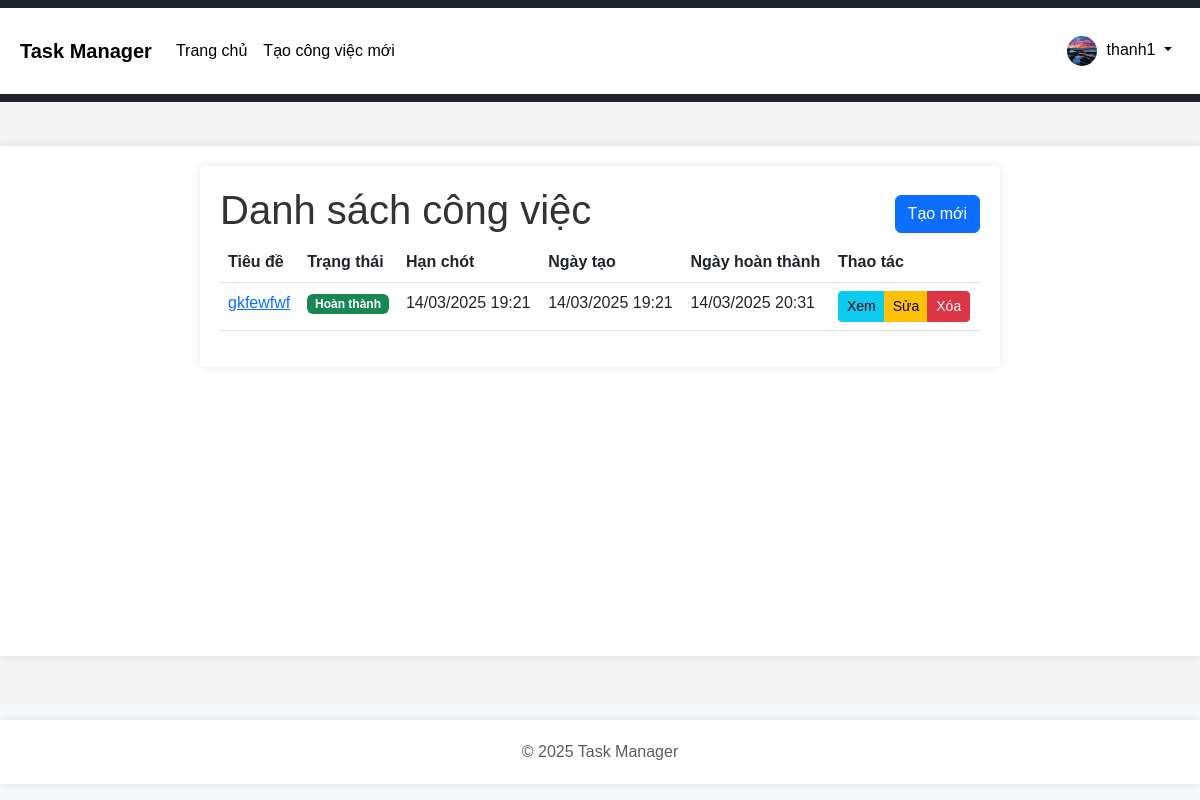
Before: /index (signed in) with the older database file.
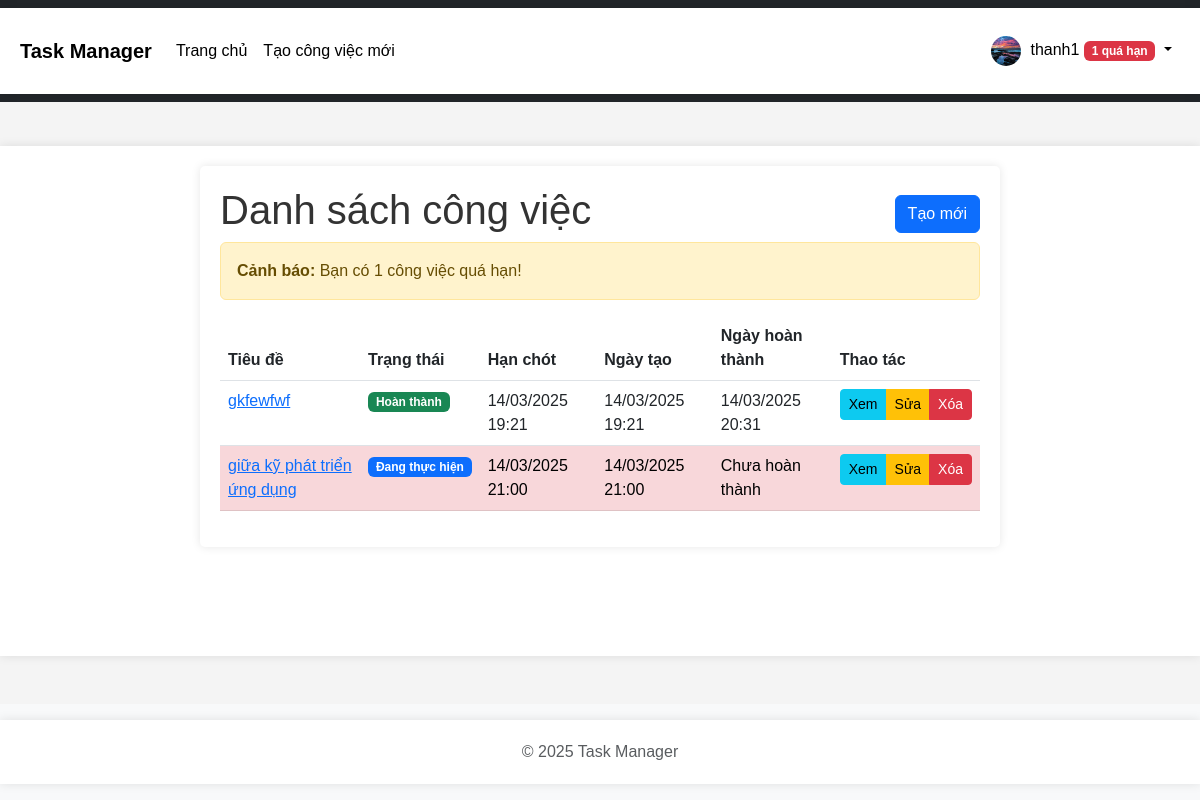
After: the same page with the newer database file.
### app/models.py (models this page shows, shortened)
class User(UserMixin, db.Model):
    id = db.Column(db.Integer, primary_key=True)
    username = db.Column(db.String(64), index=True, unique=True)
    email = db.Column(db.String(120), index=True, unique=True)
    password_hash = db.Column(db.String(128))
    avatar = db.Column(db.String(120), default='default.png')
    is_admin = db.Column(db.Boolean, default=False)
    tasks = db.relationship('Task', backref='user', lazy='dynamic')
    @property
    def overdue_count(self):
        return Task.query.filter_by(user_id=self.id, finished=None).filter(
            Task.deadline < datetime.utcnow()).count()

class Task(db.Model):
    id = db.Column(db.Integer, primary_key=True)
    title = db.Column(db.String(100), nullable=False)
    description = db.Column(db.Text)
    status = db.Column(db.String(20), default='pending')  # pending, in_progress, completed
    created = db.Column(db.DateTime, default=datetime.utcnow)
    deadline = db.Column(db.DateTime)
    finished = db.Column(db.DateTime)
    user_id = db.Column(db.Integer, db.ForeignKey('user.id'), nullable=False)
    def is_overdue(self):
        return not self.finished and self.deadline and self.deadline < datetime.utcnow()

### app/routes/tasks.py (the view)
@bp.route('/')
@bp.route('/index')
@login_required
def index():
    if current_user.is_admin:
        tasks = Task.query.all()
    else:
        tasks = Task.query.filter_by(user_id=current_user.id).all()
    overdue_count = 0
    for task in tasks:
        if not task.finished and task.deadline and task.deadline < datetime.now():
            overdue_count += 1
    return render_template('tasks/index.html', title='Quản lý công việc', tasks=tasks, overdue_count=overdue_count)

### app/__init__.py (called while the page is built)
def create_app(config_name='default'):
    app = Flask(__name__)
    app.config.from_object(config[config_name])
    db.init_app(app)
    migrate.init_app(app, db)
    login_manager.init_app(app)
    @app.template_filter('nl2br')
    def nl2br_filter(text):
        if text:
            return jinja2.utils.markupsafe.Markup(text.replace('\n', '<br>'))
        return ''
    from app.routes.auth import bp as auth_bp
    from app.routes.tasks import bp as tasks_bp
    app.register_blueprint(auth_bp)
    app.register_blueprint(tasks_bp)
    avatar_dir = os.path.join(app.static_folder, 'avatars')
    if not os.path.exists(avatar_dir):
        os.makedirs(avatar_dir)
    @login_manager.user_loader
    def load_user(user_id):
        from app.models import User
        return User.query.get(int(user_id))
    return app

### app/templates/tasks/index.html (shortened to what this page needs)
{% extends "base.html" %}
{% block content %}
    <div class="tasks-container">
        <div class="d-flex justify-content-between align-items-center">
            <h1>Danh sách công việc</h1>
            <a href="{{ url_for('tasks.create') }}" class="btn btn-primary">Tạo mới</a>
        </div>
        {% if overdue_count > 0 %}
            <div class="alert alert-warning">
                <strong>Cảnh báo:</strong> Bạn có {{ overdue_count }} công việc quá hạn!
            </div>
        {% endif %}
        {% if tasks %}
            <div class="table-responsive">
                <table class="table table-hover">
                    <thead>
                        <tr>
                            <th>Tiêu đề</th>
                            <th>Trạng thái</th>
                            <th>Hạn chót</th>
                            <th>Ngày tạo</th>
                            <th>Ngày hoàn thành</th>
                            <th>Thao tác</th>
                        </tr>
                    </thead>
                    <tbody>
                        {% for task in tasks %}
                            <tr class="{% if task.is_overdue() %}table-danger{% endif %}">
                                <td><a href="{{ url_for('tasks.view', task_id=task.id) }}">{{ task.title }}</a></td>
                                <td>
                                    {% if task.status == 'pending' %}
                                        <span class="badge bg-warning">Chờ xử lý</span>
                                    {% elif task.status == 'in_progress' %}
                                        <span class="badge bg-primary">Đang thực hiện</span>
                                    {% elif task.status == 'completed' %}
                                        <span class="badge bg-success">Hoàn thành</span>
                                    {% endif %}
                                </td>
                                <td>{{ task.deadline.strftime('%d/%m/%Y %H:%M') if task.deadline else 'N/A' }}</td>
                                <td>{{ task.created.strftime('%d/%m/%Y %H:%M') }}</td>
                                <td>{{ task.finished.strftime('%d/%m/%Y %H:%M') if task.finished else 'Chưa hoàn thành' }}</td>
                                <td>
                                    <div class="btn-group">
                                        <a href="{{ url_for('tasks.view', task_id=task.id) }}" class="btn btn-sm btn-info">Xem</a>
                                        <a href="{{ url_for('tasks.edit', task_id=task.id) }}" class="btn btn-sm btn-warning">Sửa</a>
                                        <button type="button" class="btn btn-sm btn-danger" data-bs-toggle="modal" data-bs-target="#deleteModal{{ task.id }}">
                                            Xóa
                                        </button>
                                    </div>
                                </td>
                            </tr>
                        {% endfor %}
                    </tbody>
                </table>
            </div>
        {% else %}
            <div class="alert alert-info mt-3">
                <p>Không có công việc nào. <a href="{{ url_for('tasks.create') }}">Tạo công việc mới?</a></p>
            </div>
        {% endif %}
    </div>
{% endblock %}

### app/templates/base.html (shortened to what this page needs)
<!DOCTYPE html>
<html lang="vi">
<head>
    <link href="https://cdn.jsdelivr.net/npm/bootstrap@5.3.0-alpha1/dist/css/bootstrap.min.css" rel="stylesheet">
    <link rel="stylesheet" href="{{ url_for('static', filename='css/main.css') }}">
</head>
<body>
    <header>
        <nav class="navbar navbar-expand-lg navbar-dark bg-dark">
            <div class="container">
                <a class="navbar-brand" href="{{ url_for('tasks.index') }}">Task Manager</a>
                <div class="collapse navbar-collapse" id="navbarNav">
                    <ul class="navbar-nav me-auto">
                        {% if current_user.is_authenticated %}
                            <li class="nav-item">
                                <a class="nav-link" href="{{ url_for('tasks.index') }}">Trang chủ</a>
                            </li>
                            <li class="nav-item">
                                <a class="nav-link" href="{{ url_for('tasks.create') }}">Tạo công việc mới</a>
                            </li>
                        {% endif %}
                    </ul>
                    <ul class="navbar-nav">
                        {% if current_user.is_authenticated %}
                            <li class="nav-item dropdown">
                                <a class="nav-link dropdown-toggle" href="#" id="navbarDropdown" role="button" data-bs-toggle="dropdown">
                                    {% if current_user.avatar %}
                                        <img src="{{ url_for('static', filename='avatars/' + current_user.avatar) }}" class="rounded-circle avatar-small" alt="Avatar">
                                    {% else %}
                                        <img src="https://avatar-placeholder.iran.liara.run/" class="rounded-circle avatar-small" alt="Avatar">
                                    {% endif %}
                                    {{ current_user.username }}
                                    {% if current_user.overdue_count and current_user.overdue_count > 0 %}
                                        <span class="badge bg-danger">{{ current_user.overdue_count }} quá hạn</span>
                                    {% endif %}
                                </a>
                            </li>
                        {% endif %}
                    </ul>
                </div>
            </div>
        </nav>
    </header>
    <main class="container mt-4">
        {% block content %}{% endblock %}
    </main>
    <footer class="footer mt-5 py-3 bg-light">
        <div class="container text-center">
            <span class="text-muted">&copy; 2025 Task Manager</span>
        </div>
    </footer>
</body>
</html>

### app/static/css/main.css (style rules this page uses)
body { font-family: Arial, sans-serif; margin: 0; padding: 0; background-color: #f4f4f4; }
.container { max-width: 800px; margin: 0 auto; padding: 20px; background: #fff; box-shadow: 0 0 10px rgba(0, 0, 0, 0.1); }
h1, h2, h3 { color: #333; }
button { background-color: #28a745; color: white; border: none; padding: 10px 15px; border-radius: 5px; cursor: pointer; }
body { font-family: Arial, sans-serif; margin: 0; padding: 0; background-color: #f4f4f4; min-height: 100vh; display: flex; flex-direction: column; }
.container { max-width: 1200px; margin: 0 auto; padding: 20px; }
main { flex: 1; }
footer { margin-top: auto; padding: 10px 0; background-color: #f8f9fa; text-align: center; }
.avatar-small { width: 30px; height: 30px; object-fit: cover; margin-right: 5px; border-radius: 50%; }
.profile-container, .create-task-container, .edit-task-container, .view-task-container, .tasks-container { max-width: 800px; margin: 0 auto; padding: 20px; background: #fff; box-shadow: 0 0 10px rgba(0, 0, 0, 0.1); border-radius: 5px; margin-bottom: 30px; }
.table-responsive { overflow-x: auto; }
.navbar { margin-bottom: 20px; }
.navbar-dark .navbar-nav .nav-link { color: #000000; font-weight: normal; }
.navbar-dark .navbar-brand { color: #000000; font-weight: bold; }
.badge.bg-danger { background-color: #dc3545 !important; color: white; font-weight: bold; }

Changed rows visible on the page:
added Task: title "giữa kỹ phát triển ứng dụng", status "Đang thực hiện", deadline "14/03/2025 21:00", created "14/03/2025 21:00", finished "Chưa hoàn thành"
Other visible differences:
{{ current_user.overdue_count }}: (not shown) → "1"
{{ overdue_count }}: (not shown) → "1"
text now shown: "quá hạn Cảnh báo: Bạn có công việc quá hạn!"
